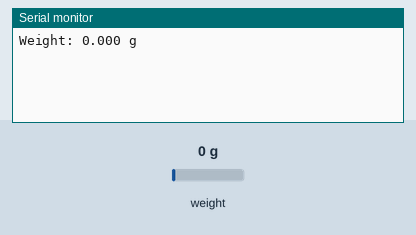
Recording of a sketch running on a simulated Arduino Uno, built with avr-gcc and run on an emulated ATmega328P. Parts: the last lines printed to the serial monitor. The test bench sets the inputs (shaded band); at power-on: weight on the scale 0 g.

Above: at 1.3 s.
1.4 s: weight on the scale set to 100 g
At 4.5 s:
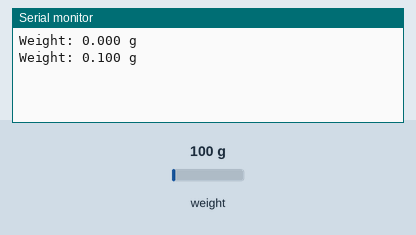
5.0 s: weight on the scale set to 1250 g
At 6.9 s:
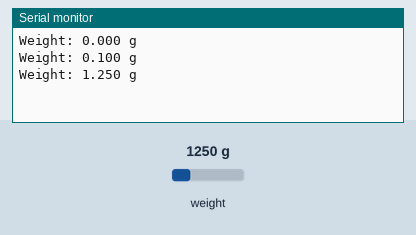
Timing chart, 0 to 8.4 s (numbered marks = the images above; inputs shaded):
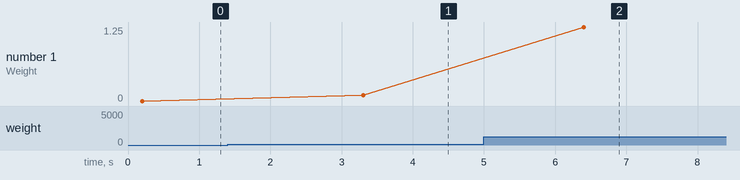

The sketch:

sketch_mar14a.ino
```cpp
 #include "HX711.h"

const int DOUT_PIN = 5;
const int SCK_PIN = 4;

HX711 scale;

void setup() {
  Serial.begin(9600);
  scale.begin(DOUT_PIN, SCK_PIN);
  scale.set_scale(83613.25966850828); // This value depends on the calibration of your load cell
  scale.tare(0);
}

void loop() {
  float weight = scale.get_units();
  Serial.print("Weight: ");
  Serial.print(weight, 3);  // Print weight with 2 decimal places
  Serial.println(" g");
  delay(3000);
}
```

Measured:
- after the input at 1.4 s, the serial monitor: prints a new line after 1.9 s (image 1)
- after the input at 5.0 s, the serial monitor: prints a new line after 1.4 s (image 2)
- plotted number 1: 0 → 0.1 after the input at 1.4 s, 0.1 → 1.25 after the input at 5.0 s
